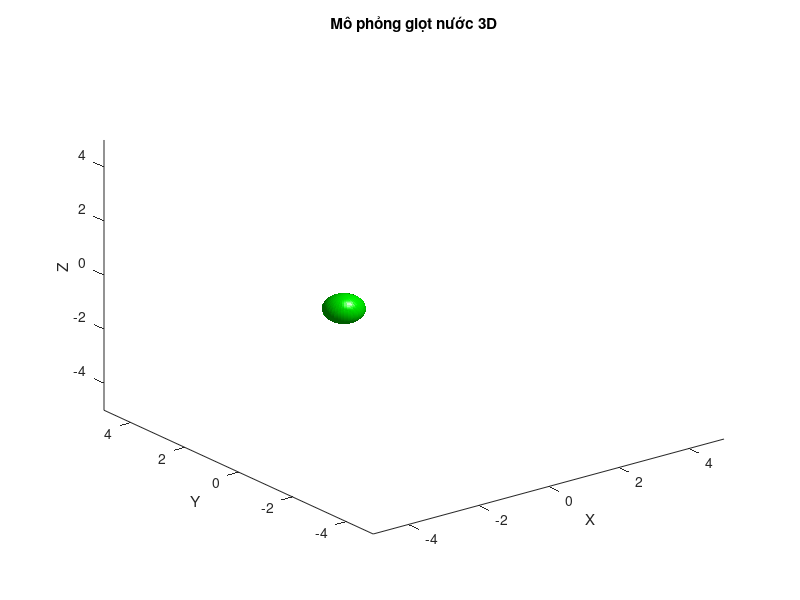

Source code (MATLAB): (Note: this script raises an error after producing the figure.)
    % Mô phỏng giọt nước 3D chuyển động và hiệu ứng GIF
    filename = 'giot_3D_tonghop.gif';
    fig = figure('Position',[100 100 700 500]);
    axis([-5 5 -5 5 -5 5]); axis manual; hold on;
    view(3); camlight; lighting gouraud;
    xlabel('X'); ylabel('Y'); zlabel('Z');
    title('Mô phỏng giọt nước 3D');
    
    % Tạo hình cầu đơn vị
    [X,Y,Z] = sphere(40); r = 0.5;
    
    
    %% --- 1. Chuyển động thẳng + đổi màu ---
    for t = 0:0.1:3
        x = -2 + t*1.5;
        y = 0;
        z = 0;
        c = [sin(t)^2 cos(t)^2 sin(t/2)^2];  % màu động
        surf(x+X*r, y+Y*r, z+Z*r, 'FaceColor', c, 'EdgeColor','none');
        drawnow;
    
        frame = getframe(fig);
        img = frame2im(frame);
        [imind, cm] = rgb2ind(img,256);
        if t == 0
            imwrite(imind, cm, filename, 'gif', 'Loopcount', inf, 'DelayTime', 0.02);
        else
            imwrite(imind, cm, filename, 'gif', 'WriteMode', 'append', 'DelayTime', 0.02);
        end
    
        cla;  % xóa nội dung sau mỗi bước để không chồng hình
    end
